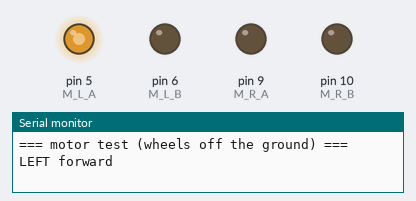
Bench run of a sketch on a simulated Arduino Uno, built with avr-gcc and run on an emulated ATmega328P. On the bench: output pins drawn as LEDs (lit = HIGH), the last lines printed to the serial monitor.

Above: at 1.6 s.
At 5.8 s:
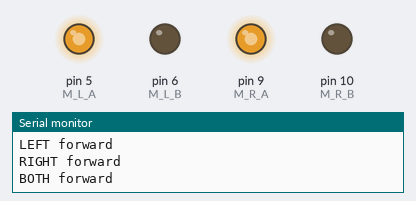
At 7.9 s:
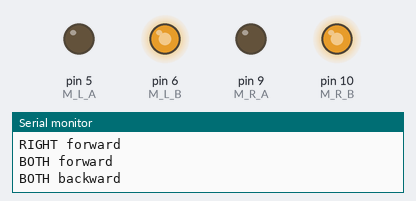
At 11.8 s:
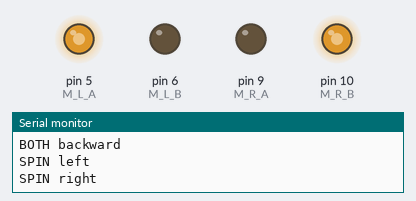
At 23.3 s:
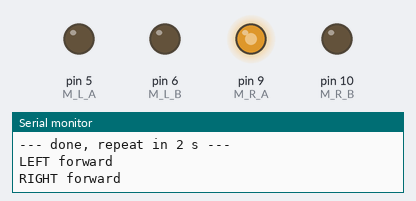
At 38.8 s:
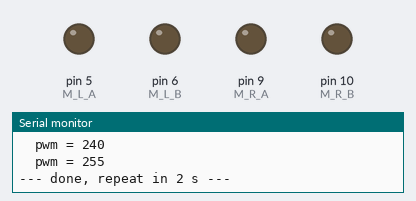
Timing chart, 0 to 40.0 s (numbered marks = the images above):
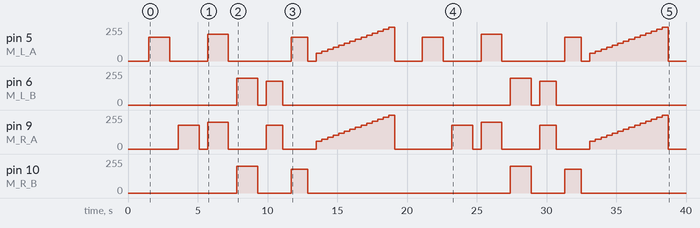

Measured:
- by itself, pin 6 (M_L_B): 0/255 → 200/255 at 7.8 s, → 0/255 1.5 s later, → 180/255 0.60 s later, → 0/255 1.2 s later, … (8 changes in this stretch)
- by itself, pin 10 (M_R_B): 0/255 → 200/255 at 7.8 s, → 0/255 1.5 s later, → 180/255 2.4 s later, → 0/255 1.2 s later, … (8 changes in this stretch)

The sketch:

motor.ino
```cpp
// ============================================================
// Motor Control Code
// 역할:
// - 좌/우 바퀴 속도/방향 제어 (전진/후진/회전/곡선)
// - 실제에선 main에서 driveForward() 같은 함수만 호출하면 됨
//
// ============================================================

// ---- pins--------------
const int M_L_A = 5;    // left  motor IN1 (PWM)
const int M_L_B = 6;    // left  motor IN2 (PWM)
const int M_R_A = 9;    // right motor IN3 (PWM)
const int M_R_B = 10;   // right motor IN4 (PWM)

// curve tightness: inner wheel = speed / this. bigger = gentler curve.
const int CURVE_INNER_DIV = 3;

// ---- low level: signed per-wheel drive, -255..255 -----------
void leftMotor(int v)
{
    v = constrain(v, -255, 255);
    if (v >= 0) { analogWrite(M_L_A, v);  analogWrite(M_L_B, 0);  }
    else        { analogWrite(M_L_A, 0);  analogWrite(M_L_B, -v); }
}

void rightMotor(int v)
{
    v = constrain(v, -255, 255);
    if (v >= 0) { analogWrite(M_R_A, v);  analogWrite(M_R_B, 0);  }
    else        { analogWrite(M_R_A, 0);  analogWrite(M_R_B, -v); }
}

void tankDrive(int left, int right)
{
    leftMotor(left);
    rightMotor(right);
}

// ============================================================
// main에서 호출할 이동 명령들
// ============================================================
void motorsInit()
{
    pinMode(M_L_A, OUTPUT);
    pinMode(M_L_B, OUTPUT);
    pinMode(M_R_A, OUTPUT);
    pinMode(M_R_B, OUTPUT);
    tankDrive(0, 0);
}

void motorsStop()              { tankDrive(0, 0); }
void driveForward(int s)       { tankDrive( s,  s); }
void driveBackward(int s)      { tankDrive(-s, -s); }
void turnLeft(int s)           { tankDrive(-s,  s); }   // 제자리 좌회전
void turnRight(int s)          { tankDrive( s, -s); }   // 제자리 우회전
void forwardLeft(int s)        { tankDrive( s / CURVE_INNER_DIV,  s); }
void forwardRight(int s)       { tankDrive( s,  s / CURVE_INNER_DIV); }
void backwardLeft(int s)       { tankDrive(-s / CURVE_INNER_DIV, -s); }
void backwardRight(int s)      { tankDrive(-s, -s / CURVE_INNER_DIV); }

// ============================================================
// 아래는 테스트용 (바퀴 공중에 띄우고 확인).
// ============================================================
void runPhase(const char* name, int left, int right, int ms)
{
    Serial.println(name);
    tankDrive(left, right);
    delay(ms);
    motorsStop();
    delay(600);
}

void setup()
{
    Serial.begin(115200);
    motorsInit();
    Serial.println("=== motor test (wheels off the ground) ===");
    delay(1500);
}

void loop()
{
    runPhase("LEFT forward",   180,   0, 1500);
    runPhase("RIGHT forward",    0, 180, 1500);
    runPhase("BOTH forward",   200, 200, 1500);
    runPhase("BOTH backward", -200,-200, 1500);
    runPhase("SPIN left",     -180, 180, 1200);
    runPhase("SPIN right",     180,-180, 1200);

    Serial.println("SPEED ramp (note pwm where it starts moving)");
    for (int s = 60; s <= 255; s += 15)
    {
        Serial.print("  pwm = "); Serial.println(s);
        tankDrive(s, s);
        delay(400);
    }
    motorsStop();

    Serial.println("--- done, repeat in 2 s ---\n");
    delay(2000);
}
```
